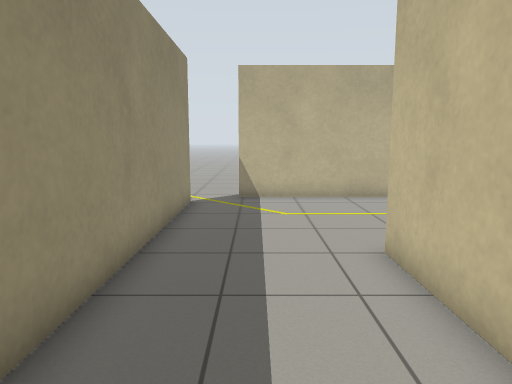
[1] (above)

12 first-person views from a walk through a world built for the Gazebo simulator. The camera is 1.1 m above the floor, tilts 8° down and sees 70° across. The floor is counted in squares, 0.5 m on a side. Each view is taken from the middle of a square. On the plan, view 1 faces up. The plan holds only what a view shows up to about 19 squares ahead; the rest is blank.

[2]
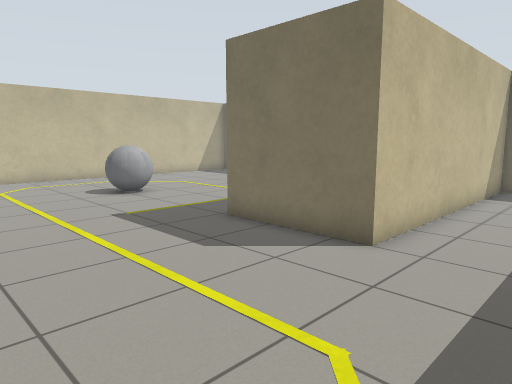

[3]
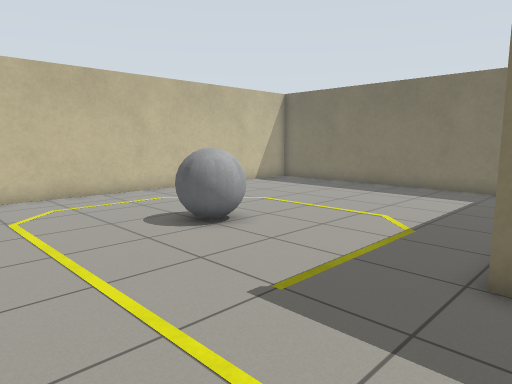

[4]
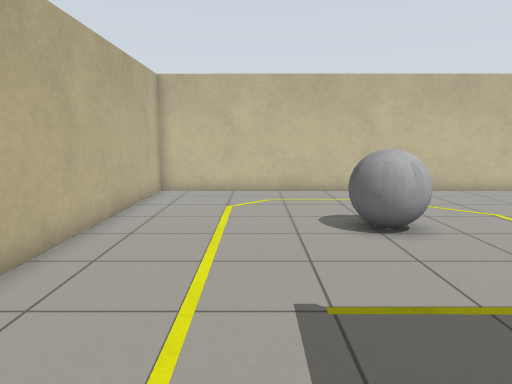

[5]
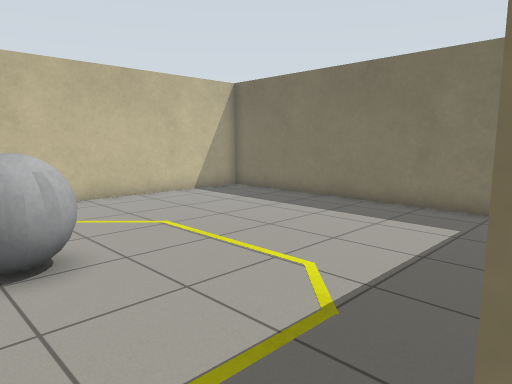

[6]
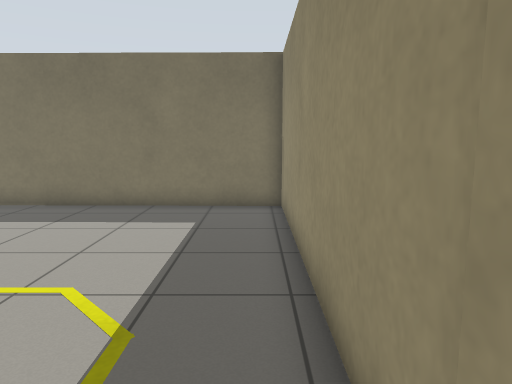

[7]
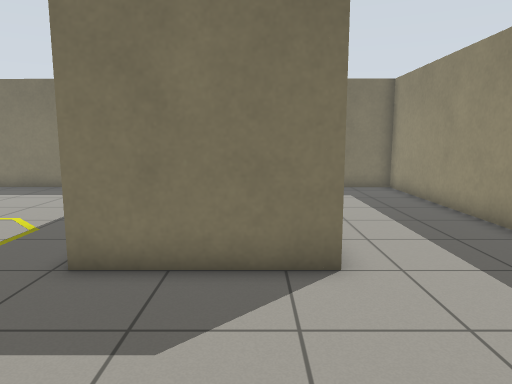

[8]
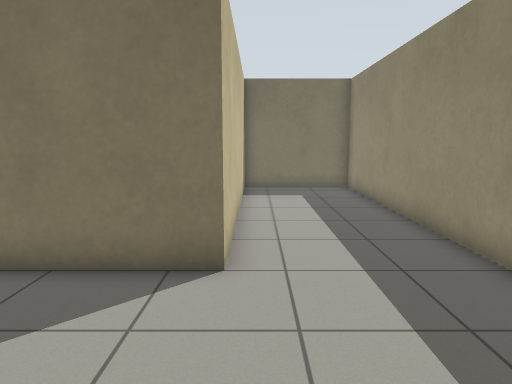

[9]
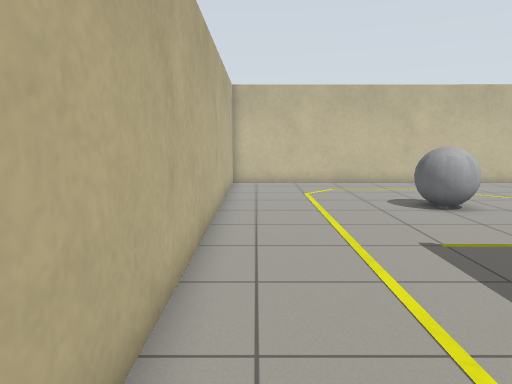

[10]
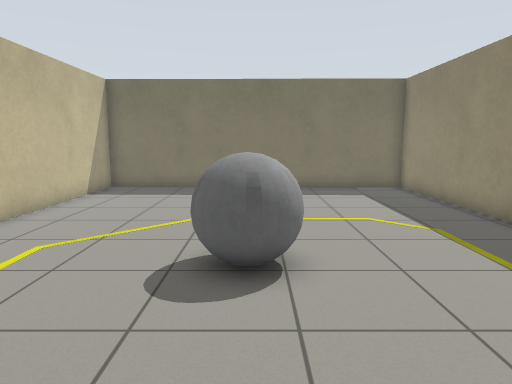

[11]
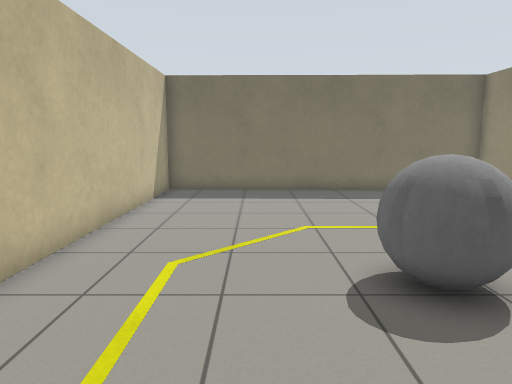

[12]
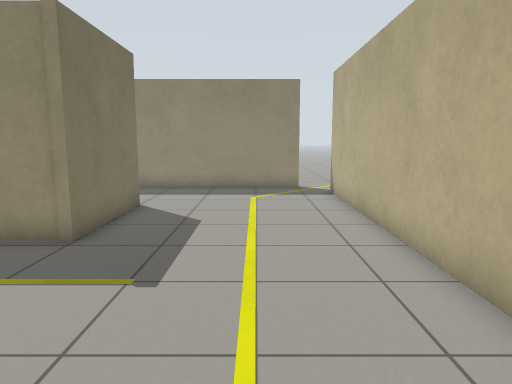

### Floor plan
Key: @ floor where view 1 was taken; # wall or solid block; . floor; B grey ball.
Columns run from 3 left of view 1 to 21 right of it. Each row starts with its distance up from view 1.
 17 ...
 16 ...
 15 ...
 14 ...######################
 13 .#......................#
 12  #......................#
 11  #......................#
 10  #......................#
  9  #......................#
  8  #......................#
  7  #....#####.....BBB.....#
  6  #....#   #......BB.....#
  5  #....#   #.............#
  4  #....#   #.............#
  3  #....#   #.............#
  2  #....#   #.............#
  1  #....#   #.............#
  0  #.@..#   #.............#
 -1  #....#   #.............#
 -2  #....#   #.............#
 -3  #....#   #.............#
 -4  ######   ###############

Where each view was taken, in squares from view 1:
view 1: 0 up, 0 right, facing up
view 2: 14 up, 1 left, facing down-right
view 3: 13 up, 6 right, facing down-right
view 4: 10 up, 5 right, facing right
view 5: 8 up, 7 right, facing down-right
view 6: 8 up, 8 right, facing down
view 7: 13 up, 4 right, facing down
view 8: 13 up, 2 right, facing down
view 9: 13 up, 2 right, facing right
view 10: 13 up, 14 right, facing down
view 11: 12 up, 17 right, facing down
view 12: 11 up, 15 right, facing left
